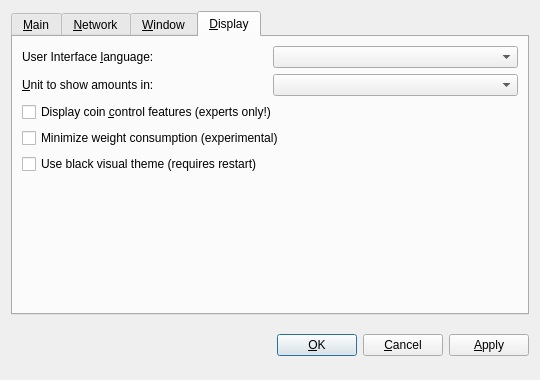
<?xml version="1.0" encoding="UTF-8"?>
<ui version="4.0">
 <class>OptionsDialog</class>
 <widget class="QDialog" name="OptionsDialog">
  <property name="geometry">
   <rect>
    <x>0</x>
    <y>0</y>
    <width>540</width>
    <height>380</height>
   </rect>
  </property>
  <property name="windowTitle">
   <string>Options</string>
  </property>
  <property name="modal">
   <bool>true</bool>
  </property>
  <layout class="QVBoxLayout" name="verticalLayout">
   <item>
    <widget class="QTabWidget" name="tabWidget">
     <property name="tabPosition">
      <enum>QTabWidget::North</enum>
     </property>
     <property name="currentIndex">
      <number>3</number>
     </property>
     <widget class="QWidget" name="tabMain">
      <attribute name="title">
       <string>&amp;Main</string>
      </attribute>
      <layout class="QVBoxLayout" name="verticalLayout_Main">
       <item>
        <widget class="QLabel" name="transactionFeeInfoLabel">
         <property name="text">
          <string>Optional transaction fee per kB that helps make sure your transactions are processed quickly. Most transactions are 1 kB. Fee 0.01 recommended.</string>
         </property>
         <property name="textFormat">
          <enum>Qt::PlainText</enum>
         </property>
         <property name="wordWrap">
          <bool>true</bool>
         </property>
        </widget>
       </item>
       <item>
        <layout class="QHBoxLayout" name="horizontalLayoutFee">
         <item>
          <widget class="QLabel" name="transactionFeeLabel">
           <property name="text">
            <string>Pay transaction &amp;fee</string>
           </property>
           <property name="textFormat">
            <enum>Qt::PlainText</enum>
           </property>
           <property name="buddy">
            <cstring>transactionFee</cstring>
           </property>
          </widget>
         </item>
         <item>
          <widget class="BitcoinAmountField" name="transactionFee"/>
         </item>
         <item>
          <spacer name="horizontalSpacerFee">
           <property name="orientation">
            <enum>Qt::Horizontal</enum>
           </property>
           <property name="sizeHint" stdset="0">
            <size>
             <width>40</width>
             <height>20</height>
            </size>
           </property>
          </spacer>
         </item>
        </layout>
       </item>
       <item>
        <widget class="QLabel" name="reserveBalanceInfoLabel">
         <property name="text">
          <string>Reserved amount does not participate in staking and is therefore spendable at any time.</string>
         </property>
         <property name="textFormat">
          <enum>Qt::PlainText</enum>
         </property>
         <property name="wordWrap">
          <bool>true</bool>
         </property>
        </widget>
       </item>
       <item>
        <layout class="QHBoxLayout" name="horizontalLayoutReserveBalance">
         <item>
          <widget class="QLabel" name="reserveBalanceLabel">
           <property name="text">
            <string>Reserve</string>
           </property>
           <property name="textFormat">
            <enum>Qt::PlainText</enum>
           </property>
           <property name="buddy">
            <cstring>reserveBalance</cstring>
           </property>
          </widget>
         </item>
         <item>
          <widget class="BitcoinAmountField" name="reserveBalance"/>
         </item>
         <item>
          <spacer name="horizontalSpacerReserveBalance">
           <property name="orientation">
            <enum>Qt::Horizontal</enum>
           </property>
           <property name="sizeHint" stdset="0">
            <size>
             <width>40</width>
             <height>20</height>
            </size>
           </property>
          </spacer>
         </item>
        </layout>
       </item>
       <item>
        <widget class="QCheckBox" name="bitcoinAtStartup">
         <property name="toolTip">
          <string>Automatically start Vickcurrency after logging in to the system.</string>
         </property>
         <property name="text">
          <string>&amp;Start Vickcurrency on system login</string>
         </property>
        </widget>
       </item>
       <item>
        <spacer name="verticalSpacer_Main">
         <property name="orientation">
          <enum>Qt::Vertical</enum>
         </property>
         <property name="sizeHint" stdset="0">
          <size>
           <width>20</width>
           <height>40</height>
          </size>
         </property>
        </spacer>
       </item>
      </layout>
     </widget>
     <widget class="QWidget" name="tabNetwork">
      <attribute name="title">
       <string>&amp;Network</string>
      </attribute>
      <layout class="QVBoxLayout" name="verticalLayout_Network">
       <item>
        <widget class="QCheckBox" name="mapPortUpnp">
         <property name="toolTip">
          <string>Automatically open the Vickcurrency client port on the router. This only works when your router supports UPnP and it is enabled.</string>
         </property>
         <property name="text">
          <string>Map port using &amp;UPnP</string>
         </property>
        </widget>
       </item>
       <item>
        <widget class="QCheckBox" name="connectSocks">
         <property name="toolTip">
          <string>Connect to the Vickcurrency network through a SOCKS5 proxy (e.g. when connecting through Tor).</string>
         </property>
         <property name="text">
          <string>&amp;Connect through SOCKS5 proxy:</string>
         </property>
        </widget>
       </item>
       <item>
        <layout class="QHBoxLayout" name="horizontalLayout_Network">
         <item>
          <widget class="QLabel" name="proxyIpLabel">
           <property name="text">
            <string>Proxy &amp;IP:</string>
           </property>
           <property name="textFormat">
            <enum>Qt::PlainText</enum>
           </property>
           <property name="buddy">
            <cstring>proxyIp</cstring>
           </property>
          </widget>
         </item>
         <item>
          <widget class="QValidatedLineEdit" name="proxyIp">
           <property name="maximumSize">
            <size>
             <width>140</width>
             <height>16777215</height>
            </size>
           </property>
           <property name="toolTip">
            <string>IP address of the proxy (e.g. 127.0.0.1)</string>
           </property>
          </widget>
         </item>
         <item>
          <widget class="QLabel" name="proxyPortLabel">
           <property name="text">
            <string>&amp;Port:</string>
           </property>
           <property name="textFormat">
            <enum>Qt::PlainText</enum>
           </property>
           <property name="buddy">
            <cstring>proxyPort</cstring>
           </property>
          </widget>
         </item>
         <item>
          <widget class="QLineEdit" name="proxyPort">
           <property name="maximumSize">
            <size>
             <width>55</width>
             <height>16777215</height>
            </size>
           </property>
           <property name="toolTip">
            <string>Port of the proxy (e.g. 9050)</string>
           </property>
          </widget>
         </item>
         <item>
          <spacer name="horizontalSpacer_Network">
           <property name="orientation">
            <enum>Qt::Horizontal</enum>
           </property>
           <property name="sizeHint" stdset="0">
            <size>
             <width>40</width>
             <height>20</height>
            </size>
           </property>
          </spacer>
         </item>
        </layout>
       </item>
       <item>
        <spacer name="verticalSpacer_Network">
         <property name="orientation">
          <enum>Qt::Vertical</enum>
         </property>
         <property name="sizeHint" stdset="0">
          <size>
           <width>20</width>
           <height>40</height>
          </size>
         </property>
        </spacer>
       </item>
      </layout>
     </widget>
     <widget class="QWidget" name="tabWindow">
      <attribute name="title">
       <string>&amp;Window</string>
      </attribute>
      <layout class="QVBoxLayout" name="verticalLayout_Window">
       <item>
        <widget class="QCheckBox" name="minimizeToTray">
         <property name="toolTip">
          <string>Show only a tray icon after minimizing the window.</string>
         </property>
         <property name="text">
          <string>&amp;Minimize to the tray instead of the taskbar</string>
         </property>
        </widget>
       </item>
       <item>
        <widget class="QCheckBox" name="minimizeOnClose">
         <property name="toolTip">
          <string>Minimize instead of exit the application when the window is closed. When this option is enabled, the application will be closed only after selecting Quit in the menu.</string>
         </property>
         <property name="text">
          <string>M&amp;inimize on close</string>
         </property>
        </widget>
       </item>
       <item>
        <spacer name="verticalSpacer_Window">
         <property name="orientation">
          <enum>Qt::Vertical</enum>
         </property>
         <property name="sizeHint" stdset="0">
          <size>
           <width>20</width>
           <height>40</height>
          </size>
         </property>
        </spacer>
       </item>
      </layout>
     </widget>
     <widget class="QWidget" name="tabDisplay">
      <attribute name="title">
       <string>&amp;Display</string>
      </attribute>
      <layout class="QVBoxLayout" name="verticalLayout_Display">
       <item>
        <layout class="QHBoxLayout" name="horizontalLayout_1_Display">
         <item>
          <widget class="QLabel" name="langLabel">
           <property name="text">
            <string>User Interface &amp;language:</string>
           </property>
           <property name="textFormat">
            <enum>Qt::PlainText</enum>
           </property>
           <property name="buddy">
            <cstring>lang</cstring>
           </property>
          </widget>
         </item>
         <item>
          <widget class="QValueComboBox" name="lang">
           <property name="toolTip">
            <string>The user interface language can be set here. This setting will take effect after restarting Vickcurrency.</string>
           </property>
          </widget>
         </item>
        </layout>
       </item>
       <item>
        <layout class="QHBoxLayout" name="horizontalLayout_2_Display">
         <item>
          <widget class="QLabel" name="unitLabel">
           <property name="text">
            <string>&amp;Unit to show amounts in:</string>
           </property>
           <property name="textFormat">
            <enum>Qt::PlainText</enum>
           </property>
           <property name="buddy">
            <cstring>unit</cstring>
           </property>
          </widget>
         </item>
         <item>
          <widget class="QValueComboBox" name="unit">
           <property name="toolTip">
            <string>Choose the default subdivision unit to show in the interface and when sending coins.</string>
           </property>
          </widget>
         </item>
        </layout>
       </item>
       <item>
        <widget class="QCheckBox" name="coinControlFeatures">
         <property name="toolTip">
          <string>Whether to show coin control features or not.</string>
         </property>
         <property name="text">
          <string>Display coin &amp;control features (experts only!)</string>
         </property>
        </widget>
       </item>
       <item>
        <widget class="QCheckBox" name="minimizeCoinAge">
         <property name="toolTip">
          <string>Whether to select the coin outputs randomly or with minimal coin age.</string>
         </property>
         <property name="text">
          <string>Minimize weight consumption (experimental)</string>
         </property>
        </widget>
       </item>
       <item>
        <widget class="QCheckBox" name="useBlackTheme">
         <property name="text">
          <string>Use black visual theme (requires restart)</string>
         </property>
        </widget>
       </item>
       <item>
        <spacer name="verticalSpacer_Display">
         <property name="orientation">
          <enum>Qt::Vertical</enum>
         </property>
         <property name="sizeHint" stdset="0">
          <size>
           <width>20</width>
           <height>40</height>
          </size>
         </property>
        </spacer>
       </item>
      </layout>
     </widget>
    </widget>
   </item>
   <item>
    <layout class="QHBoxLayout" name="horizontalLayout_Buttons">
     <item>
      <spacer name="horizontalSpacer_1">
       <property name="orientation">
        <enum>Qt::Horizontal</enum>
       </property>
       <property name="sizeHint" stdset="0">
        <size>
         <width>40</width>
         <height>48</height>
        </size>
       </property>
      </spacer>
     </item>
     <item>
      <widget class="QLabel" name="statusLabel">
       <property name="font">
        <font>
         <weight>75</weight>
         <bold>true</bold>
        </font>
       </property>
       <property name="text">
        <string/>
       </property>
       <property name="textFormat">
        <enum>Qt::PlainText</enum>
       </property>
       <property name="wordWrap">
        <bool>true</bool>
       </property>
      </widget>
     </item>
     <item>
      <spacer name="horizontalSpacer_2">
       <property name="orientation">
        <enum>Qt::Horizontal</enum>
       </property>
       <property name="sizeHint" stdset="0">
        <size>
         <width>40</width>
         <height>48</height>
        </size>
       </property>
      </spacer>
     </item>
     <item>
      <widget class="QPushButton" name="okButton">
       <property name="text">
        <string>&amp;OK</string>
       </property>
      </widget>
     </item>
     <item>
      <widget class="QPushButton" name="cancelButton">
       <property name="text">
        <string>&amp;Cancel</string>
       </property>
       <property name="autoDefault">
        <bool>false</bool>
       </property>
      </widget>
     </item>
     <item>
      <widget class="QPushButton" name="applyButton">
       <property name="text">
        <string>&amp;Apply</string>
       </property>
       <property name="autoDefault">
        <bool>false</bool>
       </property>
      </widget>
     </item>
    </layout>
   </item>
  </layout>
 </widget>
 <customwidgets>
  <customwidget>
   <class>BitcoinAmountField</class>
   <extends>QSpinBox</extends>
   <header>bitcoinamountfield.h</header>
  </customwidget>
  <customwidget>
   <class>QValueComboBox</class>
   <extends>QComboBox</extends>
   <header>qvaluecombobox.h</header>
  </customwidget>
  <customwidget>
   <class>QValidatedLineEdit</class>
   <extends>QLineEdit</extends>
   <header>qvalidatedlineedit.h</header>
  </customwidget>
 </customwidgets>
 <resources/>
 <connections/>
</ui>
